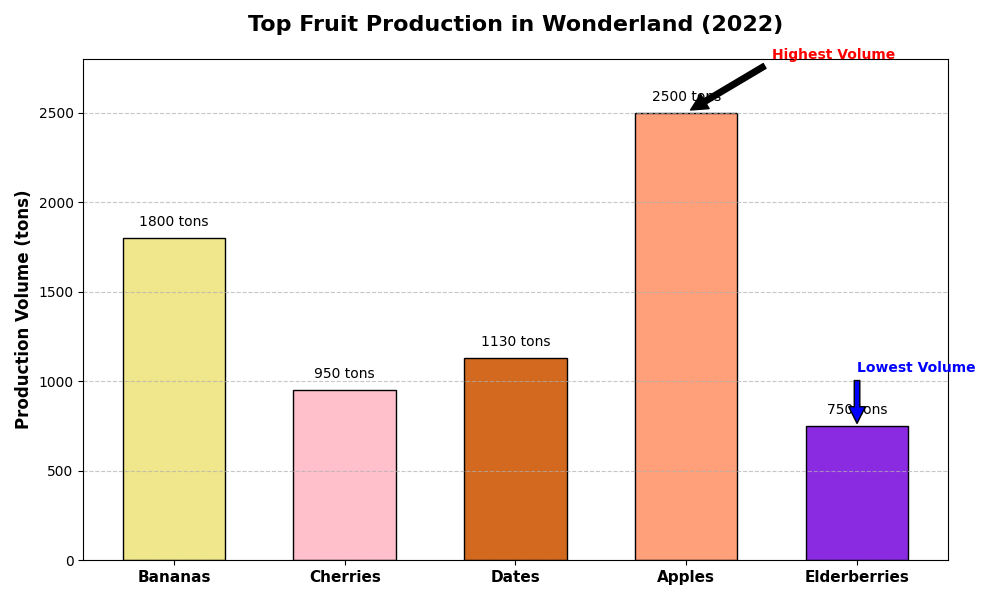

The Python source for this figure:
import matplotlib.pyplot as plt
import numpy as np

# Fruits and their (shuffled) production volumes in tons
fruits = ["Bananas", "Cherries", "Dates", "Apples", "Elderberries"]
production_volume = [1800, 950, 1130, 2500, 750]

# Color palette for each fruit
colors = ['#F0E68C', '#FFC0CB', '#D2691E', '#FFA07A', '#8A2BE2']

# Create the figure and axis
fig, ax = plt.subplots(figsize=(10, 6))

# Plot the vertical bar chart
bars = ax.bar(fruits, production_volume, color=colors, edgecolor='black', width=0.6)

# Add data labels above each bar
for bar in bars:
    height = bar.get_height()
    ax.text(bar.get_x() + bar.get_width() / 2, height + 50,
            f'{int(height)} tons', ha='center', va='bottom', fontsize=10, color='black')

# Customize the appearance
ax.set_ylabel('Production Volume (tons)', fontsize=12, fontweight='bold')
ax.set_title('Top Fruit Production in Wonderland (2022)',
             fontsize=16, fontweight='bold', pad=20)
ax.set_ylim(0, max(production_volume) + 300)
ax.set_xticks(np.arange(len(fruits)))
ax.set_xticklabels(fruits, fontsize=11, fontweight='bold')
ax.grid(axis='y', linestyle='--', alpha=0.7)

# Add annotations to highlight specific points
ax.annotate('Highest Volume', xy=(3, production_volume[3]), 
            xytext=(3.5, production_volume[3] + 300), 
            arrowprops=dict(facecolor='black', shrink=0.05),
            fontsize=10, fontweight='bold', color='red')

ax.annotate('Lowest Volume', xy=(4, production_volume[4]), 
            xytext=(4, production_volume[4] + 300), 
            arrowprops=dict(facecolor='blue', shrink=0.05),
            fontsize=10, fontweight='bold', color='blue')

# Adjust layout
plt.tight_layout()

# Display the plot
plt.show()
